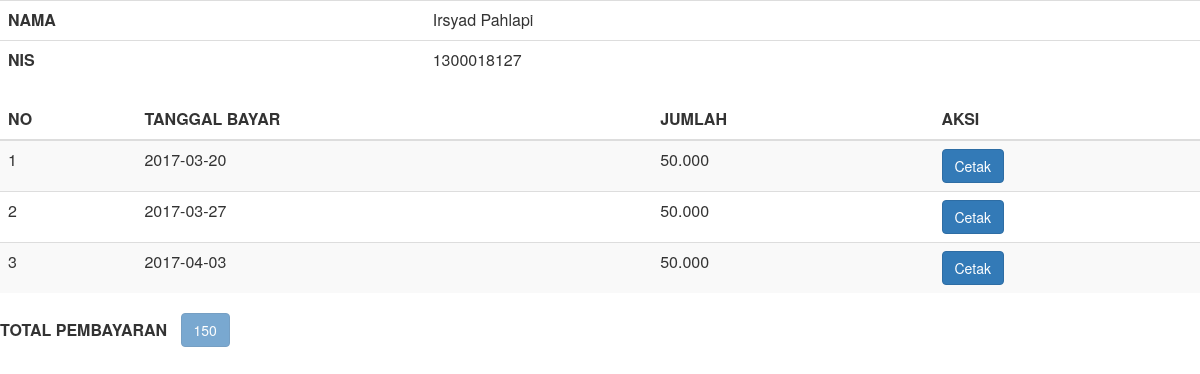
/detail.php?NIS=1300018127, run on the app's committed database.
### tables this page shows
CREATE TABLE `user` (
  `NIS` varchar(10) NOT NULL,
  `id_setting` int(11) NOT NULL,
  `NAMA` varchar(20) NOT NULL,
  `password` varchar(10) NOT NULL
);

CREATE TABLE `pembayaran` (
  `id_bayar` int(11) NOT NULL,
  `NIS` varchar(10) DEFAULT NULL,
  `tanggal` date DEFAULT NULL,
  `jumlah` varchar(10) DEFAULT NULL
);

### detail.php (the view, shortened to what this page needs)
<?php
include "./asset/import.php";
 ?>
 <!DOCTYPE html>
 <html>
 <head>
 </head>
 <body>
<table class="table">
<?php
  include "./asset/koneksi.php";
$nis = $_GET['NIS'];
$query = "select NIS, NAMA from user where NIS = '$nis' limit 1";
$result = mysqli_query($koneksi, $query) or die (mysqli_error());
  while($row = mysqli_fetch_object($result)){
    ?>
  <tr>
    <th>NAMA</th>
    <td><?php echo $row -> NAMA;?></td>
  </tr>
  <tr>
    <th>NIS</th>
    <td><?php echo $row -> NIS;?></td>
  </tr>
<?php
  }
?>
</table>
 <table class="table table-striped table-hover">
 <thead>
    <tr>
      <th>NO</th>
      <th>TANGGAL BAYAR</th>
      <th>JUMLAH</th>
      <th>AKSI</th>
    </tr>
  </thead>
  <tbody>
  <?php
  include "./asset/koneksi.php";
  $nis=$_GET['NIS'];
  $query = "select a.NIS, a.NAMA,b.id_bayar, b.tanggal, b.jumlah from user a, pembayaran b where a.NIS= b.NIS and a.NIS='$nis'";
    $result = mysqli_query($koneksi,$query) or die(mysqli_error());
    $no=1;
    $total =0;
  while($row = mysqli_fetch_object($result)){
    ?>
  <tr>
    <td><?php echo $no?></td>
      <td><?php echo $row -> tanggal;?></td>
      <td><?php echo $row -> jumlah;?></td>
      <td><a href="cetak.php?id_bayar=<?php echo $row -> id_bayar;?>" class="btn btn-primary">Cetak</a></td>
    </tr>
    <?php
    $no++;
    $total = $total + $row-> jumlah;
  }
?>
<table>
  <tr>
  <th>TOTAL PEMBAYARAN &nbsp;&nbsp;</th>
  <th><button type="submit" class="btn btn-primary" name="simpan" disabled=""> <?php echo $total; ?></button>
</th>
  </tr>
  </tbody>
</table>
 </body>
 </html>

### data on the page
user: NAMA "Irsyad Pahlapi", NIS "1300018127"
pembayaran: tanggal "2017-03-20", jumlah "50.000"
pembayaran: tanggal "2017-03-27", jumlah "50.000"
pembayaran: tanggal "2017-04-03", jumlah "50.000"

### other printed values
$total "150"
